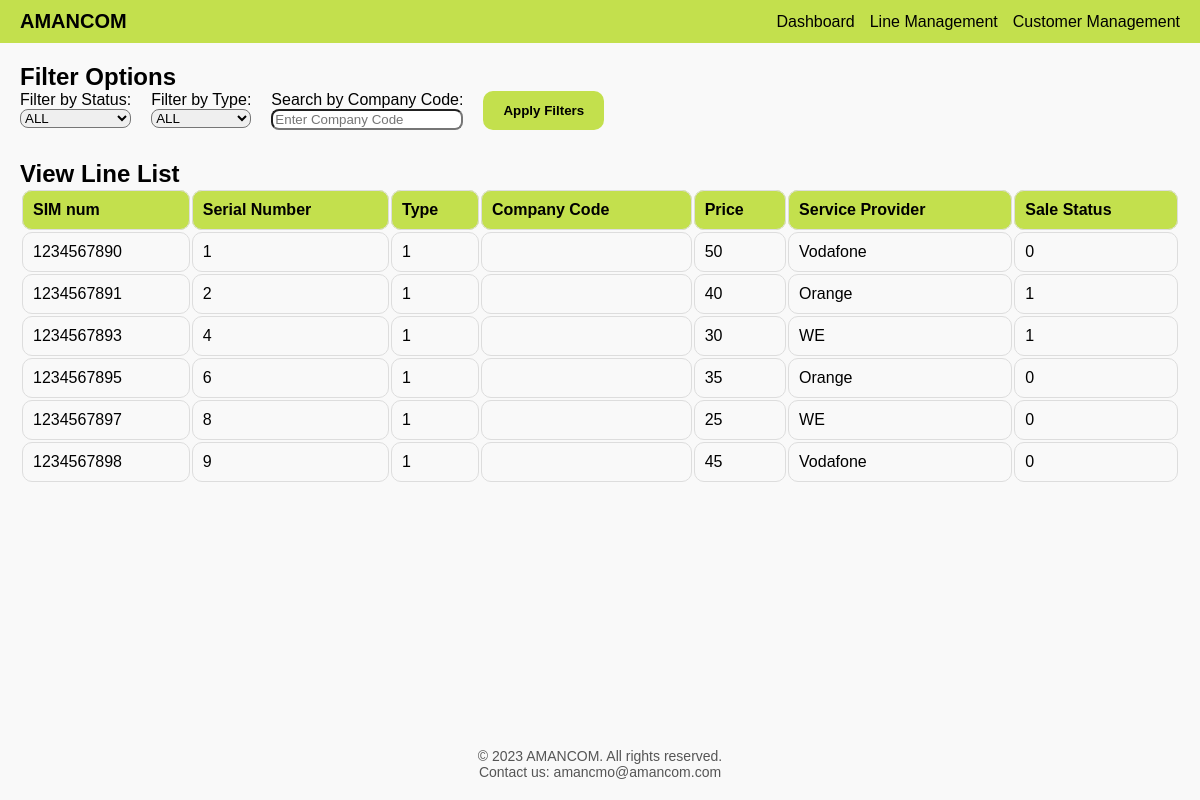
The page /Templates/Line_Manegement.php?type=1 on the database its author committed.
### tables this page shows
CREATE TABLE `sim_card` (
  `Serial_no` int(11) NOT NULL,
  `Service_Provider` varchar(50) NOT NULL,
  `Price` int(11) NOT NULL,
  `Type` int(11) NOT NULL,
  `Is_Sold` int(11) NOT NULL,
  `SIM_num` int(11) NOT NULL,
  `Day` int(11) NOT NULL,
  `Month` int(11) NOT NULL,
  `Year` int(11) NOT NULL
);

### Templates/Line_Manegement.php (the view, shortened to what this page needs)
<?php
$conn = new mysqli('localhost', 'root', '', 'amancom_db');
$query = "SELECT * FROM `sim_card` WHERE 1=1";
if (isset($_GET['type']) && $_GET['type'] !== 'all') {
    $type = $conn->real_escape_string($_GET['type']);
    $query .= " AND `type` = '$type'";
}
$result = $conn->query($query);
?>
<!DOCTYPE html>
<html lang="en">
<head>
    <link rel="stylesheet" href="../Style/lines_style.css">
</head>
<body>
    <header>
        <div class="logo">AMANCOM</div>
        <nav>
            <ul>
                <li><a href="#">Dashboard</a></li>
                <li><a href="Line_Manegement.php">Line Management</a></li>
                <li><a href="#">Customer Management</a></li>
            </ul>
        </nav>
    </header>
    <main>
        <section class="filter-options">
            <h2>Filter Options</h2>
            <form method="GET" action="Line_Manegement.php">
                <div>
                    <label for="status">Filter by Status:</label>
                    <select id="status" name="status">
                        <option value="all">ALL</option>
                    </select>
                </div>
                <div>
                    <label for="type">Filter by Type:</label>
                    <select id="type" name="type">
                        <option value="all">ALL</option>
                    </select>
                </div>
                <div>
                    <label for="company-code">Search by Company Code:</label>
                    <input type="text" id="company-code" name="company-code" placeholder="Enter Company Code">
                </div>
                <button type="submit">Apply Filters</button>
            </form>
        </section>
        <section class="line-list">
            <h2>View Line List</h2>
            <table>
                <thead>
                    <tr>
                        <th>SIM num</th>
                        <th>Serial Number</th>
                        <th>Type</th>
                        <th>Company Code</th>
                        <th>Price</th>
                        <th>Service Provider</th>
                        <th>Sale Status</th>
                    </tr>
                </thead>
                <tbody>
                    <?php while ($row = $result->fetch_assoc()): ?>
                        <tr>
                            <td><?= htmlspecialchars($row['SIM_num']) ?></td>
                            <td><?= htmlspecialchars($row['Serial_no']) ?></td>
                            <td><?= htmlspecialchars($row['Type']) ?></td>
                            <td><?= htmlspecialchars($row['company_code']) ?></td>
                            <td><?= htmlspecialchars($row['Price']) ?></td>
                            <td><?= htmlspecialchars($row['Service_Provider']) ?></td>
                            <td><?= htmlspecialchars($row['Is_Sold']) ?></td>
                        </tr>
                    <?php endwhile; ?>
                </tbody>
            </table>
        </section>
    </main>
    <footer>
        <p>&copy; 2023 AMANCOM. All rights reserved.</p>
        <p>Contact us: amancmo@amancom.com</p>
    </footer>
</body>
</html>

### Style/lines_style.css (style rules this page uses)
body, h2, p, ul, li { margin: 0; padding: 0; box-sizing: border-box; }
html, body { height: 100%; display: flex; flex-direction: column; margin: 0; }
body { font-family: Arial, sans-serif; background-color: #f9f9f9; }
header { display: flex; justify-content: space-between; align-items: center; background-color: #c3e04d; padding: 10px 20px; }
header .logo { font-weight: bold; font-size: 20px; }
header nav ul { list-style: none; display: flex; gap: 15px; }
header nav a { text-decoration: none; color: black; }
main { padding: 20px; flex: 1; }
.line-list, .filter-options { margin-bottom: 30px; }
table { width: 100%; }
thead { background-color: #c3e04d; }
th, td { border: 1px solid #ddd; padding: 10px; text-align: left; border-radius: 10px; }
.filter-options form { display: flex; flex-wrap: wrap; gap: 20px; }
.filter-options div { display: flex; flex-direction: column; }
select { border-radius: 8px; }
input { border-radius: 8px; }
button { background-color: #c3e04d; border: none; padding: 10px 20px; cursor: pointer; font-weight: bold; border-radius: 10px; }
footer { text-align: center; background-color: #f9f9f9; padding: 20px; font-size: 14px; color: #555; }

### rows shown on the page
sim_card: SIM_num "1234567890", Serial_no "1", Type "1", Price "50", Service_Provider "Vodafone", Is_Sold "0"
sim_card: SIM_num "1234567891", Serial_no "2", Type "1", Price "40", Service_Provider "Orange", Is_Sold "1"
sim_card: SIM_num "1234567893", Serial_no "4", Type "1", Price "30", Service_Provider "WE", Is_Sold "1"
sim_card: SIM_num "1234567895", Serial_no "6", Type "1", Price "35", Service_Provider "Orange", Is_Sold "0"
sim_card: SIM_num "1234567897", Serial_no "8", Type "1", Price "25", Service_Provider "WE", Is_Sold "0"
sim_card: SIM_num "1234567898", Serial_no "9", Type "1", Price "45", Service_Provider "Vodafone", Is_Sold "0"
